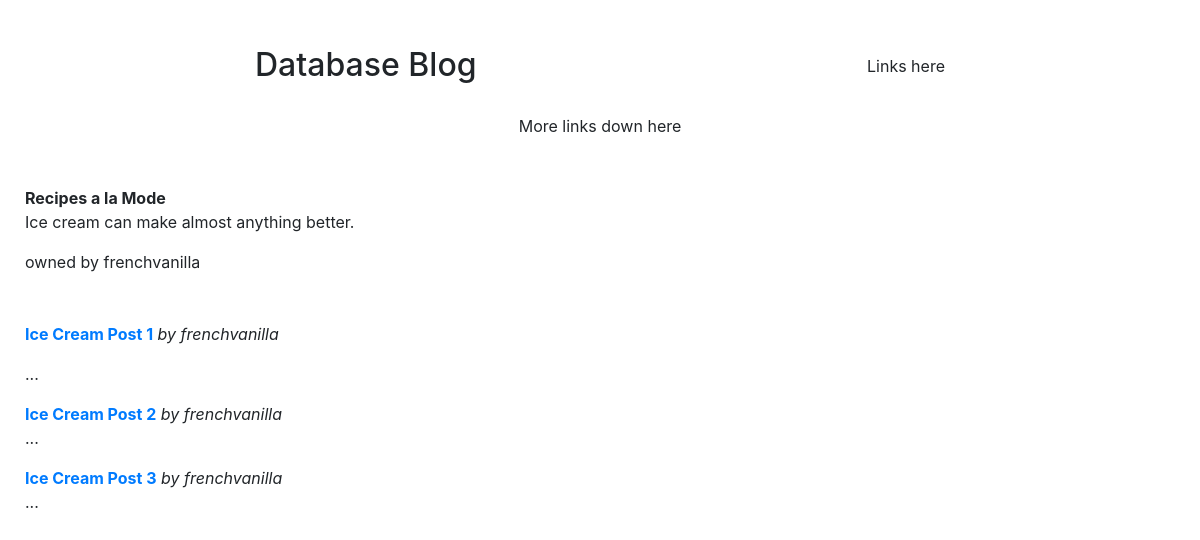
Screenshot of /blogs?id=2 with the database file from the repository.
### tables this page shows
CREATE TABLE Blogs (
    id INT PRIMARY KEY AUTO_INCREMENT,
    title VARCHAR(100),
    description VARCHAR(100),
    owner VARCHAR(100),
    FOREIGN KEY (owner) REFERENCES Users (username)
);

CREATE TABLE Posts (
    id INT PRIMARY KEY AUTO_INCREMENT,
    blogId INT,
    title VARCHAR(1000),
    author VARCHAR(100),
    content TEXT,
    FOREIGN KEY (author) REFERENCES Users (username),
    FOREIGN KEY (blogId) REFERENCES Blogs (id)
);

### common/sql.php (called while the page is built, shortened)
<?php
$servername = "localhost";
$username = "root";
$password = "";
$dbname = "Blogs";
$conn = new PDO("mysql:dbname=".$dbname.";host=".$servername, $username, $password);
function getBlog($id) {
    global $conn;
    $query = $conn->prepare("SELECT b.*, u.name as ownerName, u.email as ownerEmail FROM Blogs b JOIN Users u ON b.owner = u.username WHERE b.id = :id");
    $query->bindParam(":id", $id);
    $query->execute();
    return $query->fetch();
}
function getPosts($blogId) {
    global $conn;
    $query = $conn->prepare("SELECT p.* FROM Posts p WHERE p.blogId = :blogId");
    $query->bindParam(":blogId", $blogId);
    $query->execute();
    return $query;
}

### blogs/blog_home_page.php (the view)
<head>
    <?php include('../common/head-tags.php') ?>
</head>
<body>
<?php
  include('../common/header.php');
  $max_results_no = 20;
  function display_post_preview($title, $summary_text, $author, $postId) {
    return "<a href='show_post.php?postId=$postId'><b>$title</b></a>"
          ."<i> by $author</i>"
          ."<br>"
          ."<p>$summary_text</p>";
  }
  function display_articles_preview($table, $max_no) {
    $number_displayed = 0;
    $length_of_summary = 240;
    $articles_preview = "";
    while ($number_displayed <= $max_no) {
      $number_displayed++;
      if ($row=$table->fetch()) {
        $articles_preview .= display_post_preview($row["title"],
                                                  substr($row["content"],
                                                          0, $length_of_summary) . " ... ",
                                                  $row["author"],
                                                  $row["id"]);
      }
      else {
        break;
      }
    }
    return $articles_preview;
  }
  function display_blog_info($row) {
    $blog_title = $row["title"];
    $description = $row["description"];
    $owner = $row["owner"];
    return "<b>$blog_title</b>"
          ."<p>$description</p>"
          ."<p>owned by $owner";
  }
  $blogId = (int) $_GET["id"];
  echo display_blog_info(getBlog($blogId));
  echo "<br><br><br>";
  echo display_articles_preview(getPosts($blogId), $max_results_no);
?>
</body>

### common/head-tags.php (style rules this page uses)
body { margin: 25px; }

### rows the page displays
blogs: title "Recipes a la Mode", description "Ice cream can make almost anything better.", owner "frenchvanilla"
posts: title "Ice Cream Post 1", author "frenchvanilla"
posts: title "Ice Cream Post 2", author "frenchvanilla"
posts: title "Ice Cream Post 3", author "frenchvanilla"
